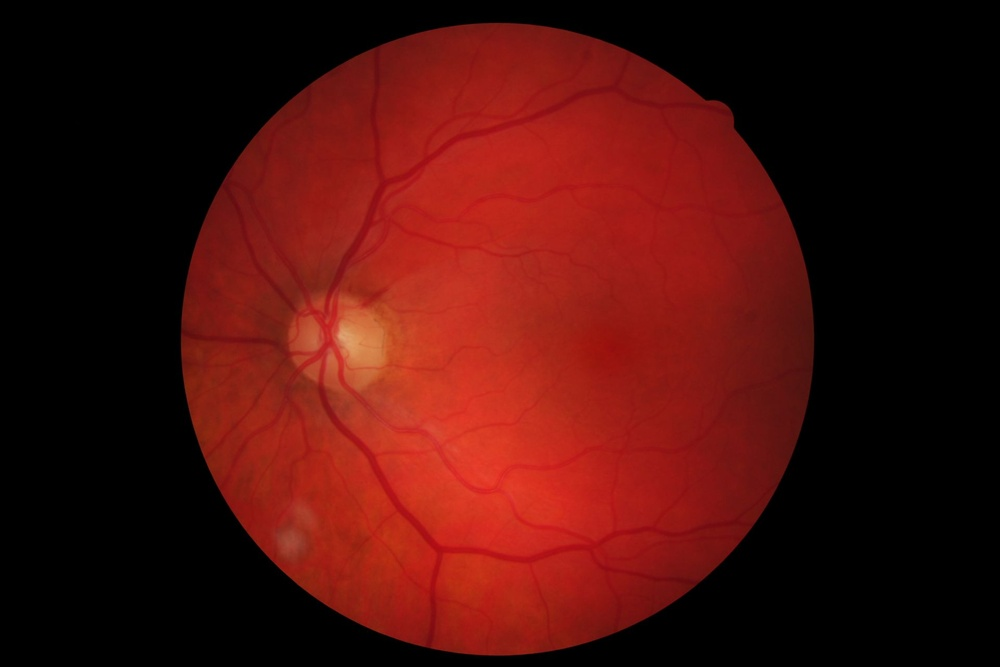
#> input picture Lab4/retina.jpg, 1000 x 667 px, shrunk from 1920 x 1280 before the run, found by its file name
$ python Zad3.py
#> lines starting #> are read from the running program, lines starting #| are printed output that depends on the picture; after the words box and inside, x2 and y2 are one past the last pixel; in counts of white or black regions, pixels touching at a corner belong together
import cv2
import numpy as np

img = cv2.imread('/Users/I533569/PycharmProjects/Biometria/Lab4/retina.jpg', 0)
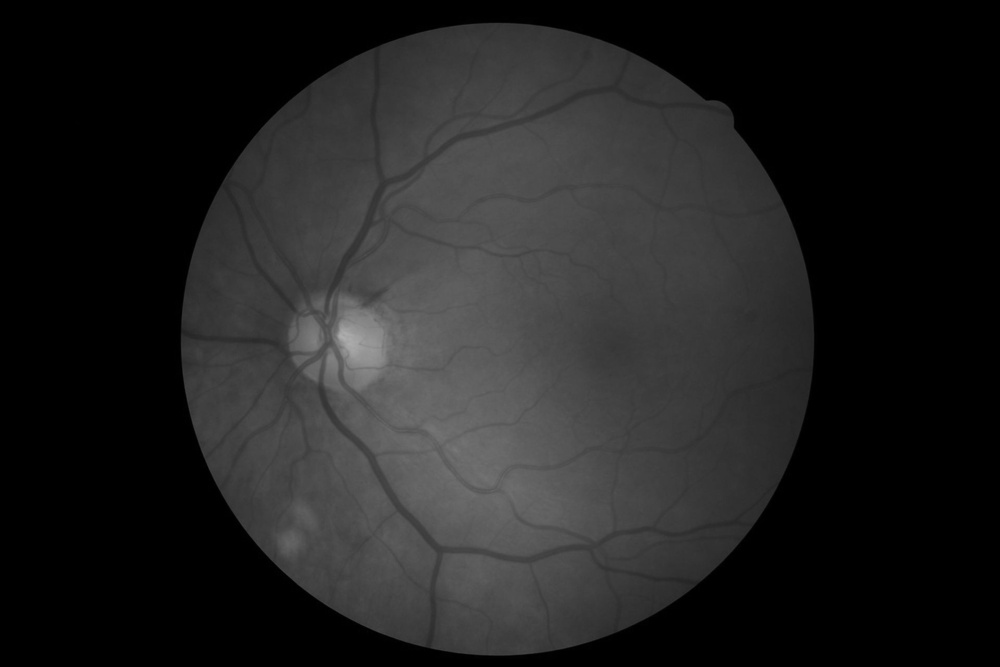
#> img: shape (667, 1000); min 0, max 175, mean 32.7

ret, thr = cv2.threshold(img, 0, 255, cv2.THRESH_BINARY + cv2.THRESH_OTSU)
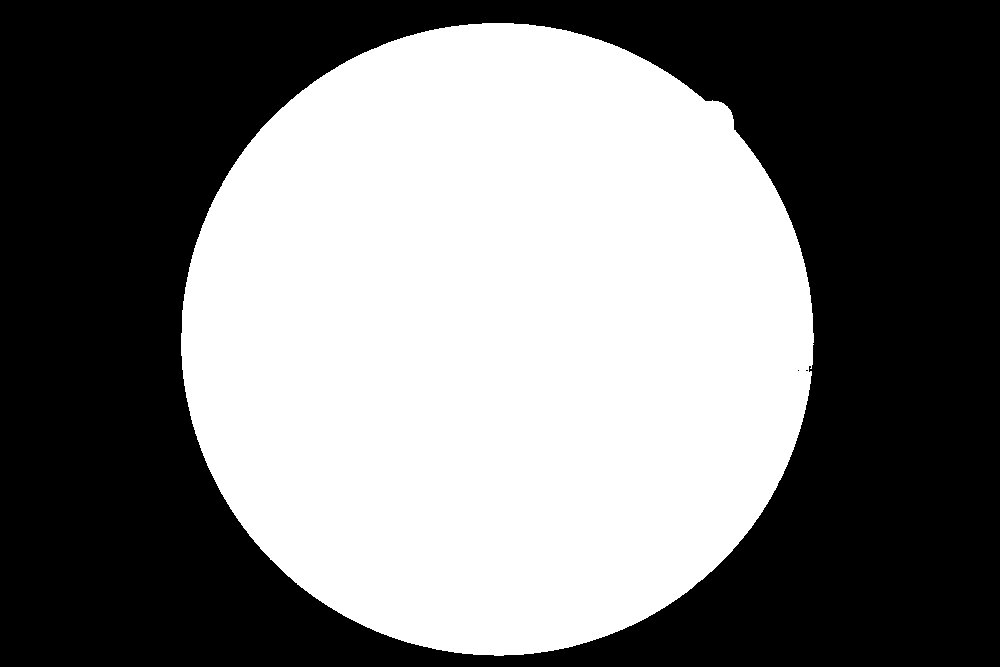
#> thr: shape (667, 1000); 47.1% white; 1 white region, box (x1, y1, x2, y2) and area: (181, 23, 814, 656) 314412
#> ret = 34
kernel = np.ones((5, 5), np.uint8)
mask = cv2.erode(thr, kernel, iterations=1)
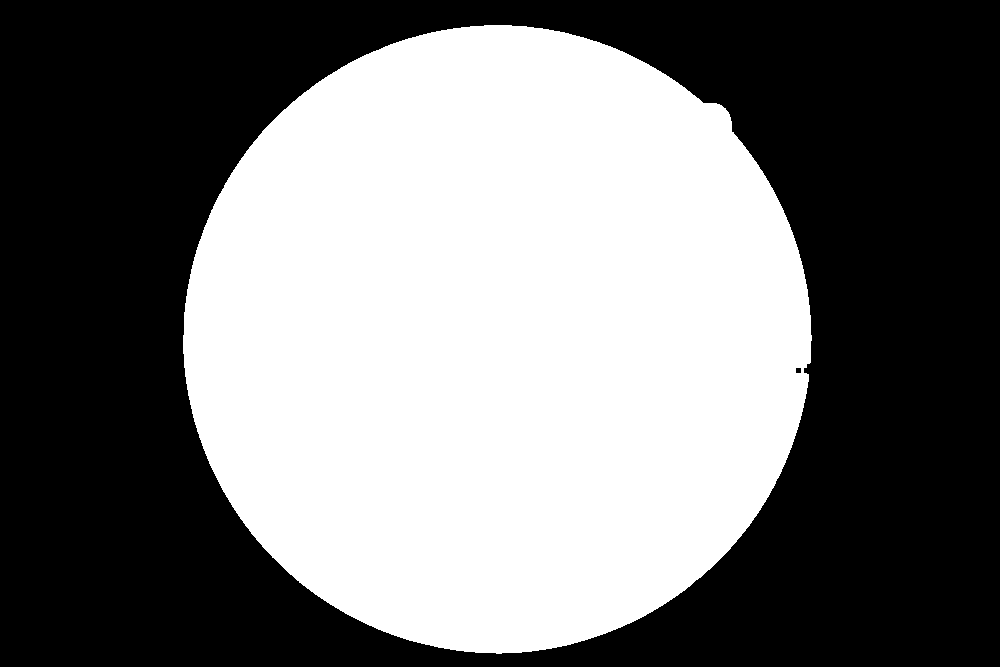
#> mask: shape (667, 1000); 46.4% white; 1 white region, box (x1, y1, x2, y2) and area: (183, 25, 812, 654) 309307

cv2.imwrite('Lab4/mask.png', mask)
